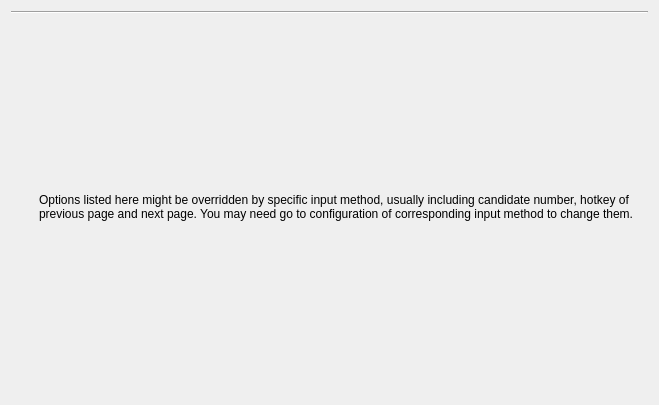
<?xml version="1.0" encoding="UTF-8"?>
<ui version="4.0">
 <class>ConfigPage</class>
 <widget class="QWidget" name="ConfigPage">
  <property name="geometry">
   <rect>
    <x>0</x>
    <y>0</y>
    <width>659</width>
    <height>405</height>
   </rect>
  </property>
  <property name="windowTitle">
   <string>Form</string>
  </property>
  <layout class="QVBoxLayout" name="layout">
   <item>
    <widget class="Line" name="line">
     <property name="orientation">
      <enum>Qt::Horizontal</enum>
     </property>
    </widget>
   </item>
   <item>
    <layout class="QHBoxLayout" name="horizontalLayout">
     <item>
      <widget class="QLabel" name="infoIconLabel">
       <property name="sizePolicy">
        <sizepolicy hsizetype="Minimum" vsizetype="Minimum">
         <horstretch>0</horstretch>
         <verstretch>0</verstretch>
        </sizepolicy>
       </property>
       <property name="minimumSize">
        <size>
         <width>22</width>
         <height>22</height>
        </size>
       </property>
       <property name="maximumSize">
        <size>
         <width>22</width>
         <height>22</height>
        </size>
       </property>
       <property name="text">
        <string/>
       </property>
      </widget>
     </item>
     <item>
      <widget class="QLabel" name="infoLabel">
       <property name="text">
        <string>Options listed here might be overridden by specific input method, usually including candidate number, hotkey of previous page and next page. You may need go to configuration of corresponding input method to change them.</string>
       </property>
       <property name="wordWrap">
        <bool>true</bool>
       </property>
      </widget>
     </item>
    </layout>
   </item>
  </layout>
 </widget>
 <resources/>
 <connections/>
</ui>
